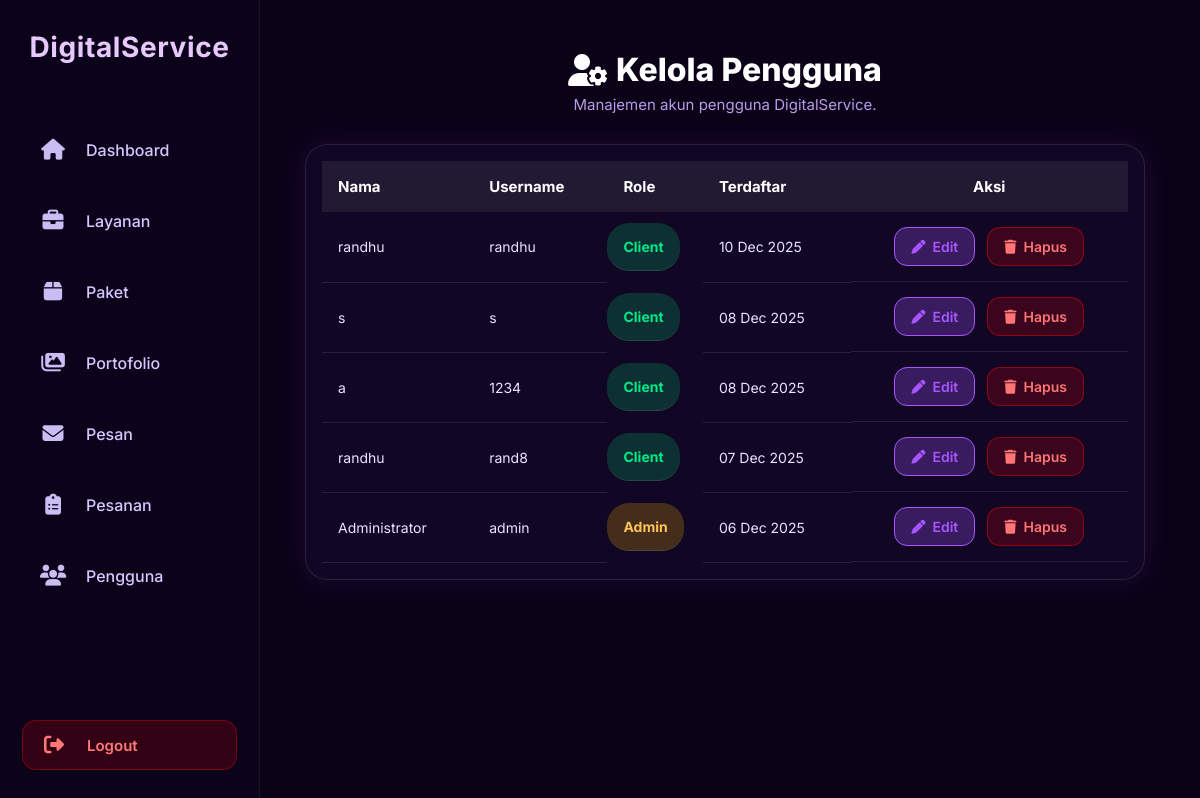
The app's page /digital_service/public/views/admin/pages/users.php (signed in) with its own data.
### tables this page shows
CREATE TABLE `users` (
  `id` int(10) UNSIGNED NOT NULL,
  `name` varchar(100) NOT NULL,
  `username` varchar(50) NOT NULL,
  `password` varchar(255) NOT NULL,
  `role` enum('admin','client') NOT NULL DEFAULT 'client',
  `created_at` datetime NOT NULL DEFAULT current_timestamp()
);

### digital_service/config/app.php (called while the page is built, shortened)
<?php
$BASE_URL = "http://localhost/digital_service/";
?>

### digital_service/public/views/admin/pages/users.php (the view, shortened to what this page needs)
<?php
require_once __DIR__ . "/../../../../config/db.php";
require_once __DIR__ . "/../../../../config/app.php";
$users = [];
$q = $conn->query("SELECT id, name, username, role, created_at FROM users ORDER BY created_at DESC");
if ($q) {
    while ($row = $q->fetch_assoc()) {
        $users[] = $row;
    }
}
?>
<!DOCTYPE html>
<html lang="id">
<head>
    <link rel="stylesheet" href="<?= $BASE_URL ?>public/assets/styles/admin/sidebar.css">
    <link rel="stylesheet" href="<?= $BASE_URL ?>public/assets/styles/admin/users.css">
    <link rel="stylesheet" href="https://cdnjs.cloudflare.com/ajax/libs/font-awesome/6.5.0/css/all.min.css">
</head>
<body>
<div class="admin-layout">
<?php include __DIR__ . "/../layout/sidebar.php"; ?>
<main class="admin-content">
    <div class="page-header">
        <h1><i class="fa-solid fa-user-gear"></i> Kelola Pengguna</h1>
        <p class="subtitle">Manajemen akun pengguna DigitalService.</p>
    </div>
    <div class="table-card">
        <table class="table-users">
            <thead>
                <tr>
                    <th>Nama</th>
                    <th>Username</th>
                    <th>Role</th>
                    <th>Terdaftar</th>
                    <th style="text-align:center">Aksi</th>
                </tr>
            </thead>
            <tbody>
            <?php if(count($users)): ?>
                <?php foreach ($users as $u): ?>
                <tr>
                    <td><?= htmlspecialchars($u['name']) ?></td>
                    <td><?= htmlspecialchars($u['username']) ?></td>
                    <td class="role <?= $u['role'] ?>"><?= htmlspecialchars($u['role']) ?></td>
                    <td><?= htmlspecialchars(date("d M Y", strtotime($u['created_at']))) ?></td>
                    <td class="actions">
                        <a href="<?= $BASE_URL ?>public/views/admin/pages/edit_user.php?id=<?= $u['id'] ?>" class="btn-edit">
                            <i class="fa-solid fa-pen"></i> Edit
                        </a>
                        <a href="<?= $BASE_URL ?>public/views/admin/actions/user_delete.php?id=<?= $u['id'] ?>" class="btn-delete btn-user-remove">
                            <i class="fa-solid fa-trash"></i> Hapus
                        </a>
                    </td>
                </tr>
                <?php endforeach; ?>
            <?php else: ?>
                <tr><td colspan="5" class="empty">Belum ada pengguna.</td></tr>
            <?php endif; ?>
            </tbody>
        </table>
    </div>
</main>
</div>
</body>
</html>

### digital_service/public/assets/styles/components/sidebar.css (style rules this page uses)
* { margin: 0; padding: 0; box-sizing: border-box; font-family: "Inter", sans-serif }

### digital_service/public/assets/styles/admin/users.css (style rules this page uses)
:root { --bg-main: #0b0218; --bg-elevated: #110724; --border: rgba(255,255,255,0.1); --text: #efe1ff; --text-dim: #b69ce8; --accent: #a855ff; --accent-hover: #be82ff; --danger: #ff4d4d; }
a { text-decoration: none; }
body { background: var(--bg-main); color: var(--text); font-family: "Inter", sans-serif; }
.admin-layout { display: flex; width: 100%; }
.admin-content { flex: 1; margin-left: 250px; padding: 50px 55px 70px; display: flex; flex-direction: column; align-items: center; animation: fadeIn .35s ease forwards; }
.page-header { text-align: center; margin-bottom: 30px; }
.page-header h1 { display: inline-flex; align-items: center; gap: 8px; font-size: 32px; font-weight: 800; color: #fff; transition: .25s ease; }
.page-header .subtitle { font-size: 15px; margin-top: 6px; color: var(--text-dim); transition: .25s ease; }
.table-card { width: 100%; max-width: 1000px; background: var(--bg-elevated); padding: 16px; border-radius: 22px; border: 1px solid var(--border); box-shadow: 0 0 26px rgba(168,85,255,.12); transition: .3s ease; }
.table-users { width: 100%; border-collapse: collapse; }
.table-users thead tr { background: rgba(255,255,255,.07); transition: .25s ease; }
.table-users th { text-align: left; padding: 16px; font-size: 15px; color: #fff; font-weight: 700; user-select: none; }
.table-users td { padding: 15px 16px; font-size: 14px; border-bottom: 1px solid var(--border); color: var(--text); transition: .25s ease; }
.table-users tbody tr { transition: .25s ease; cursor: pointer; }
.role { font-weight: 700; padding: 8px 16px; border-radius: 22px; font-size: 13px; text-transform: capitalize; display: inline-block; transition: .25s ease; }
.role.admin { background: rgba(255,180,0,.22); color: #ffc356; }
.role.client { background: rgba(0,200,100,.22); color: #00e987; }
.actions { display: flex; justify-content: center; gap: 12px; }
.btn-edit, .btn-delete { padding: 10px 16px; border-radius: 13px; display: inline-flex; align-items: center; gap: 7px; font-size: 14px; font-weight: 600; transition: .25s ease; }
.btn-edit { background: rgba(168,85,255,.27); border: 1px solid var(--accent); color: var(--accent); }
.btn-delete { background: rgba(255,0,0,.18); border: 1px solid rgba(255,0,0,.45); color: #ff7575; }

### records on screen
users: name "randhu", username "randhu", role "Client", created_at "10 Dec 2025"
users: name "s", username "s", role "Client", created_at "08 Dec 2025"
users: name "a", username "1234", role "Client", created_at "08 Dec 2025"
users: name "randhu", username "rand8", role "Client", created_at "07 Dec 2025"
users: name "Administrator", username "admin", role "Admin", created_at "06 Dec 2025"
